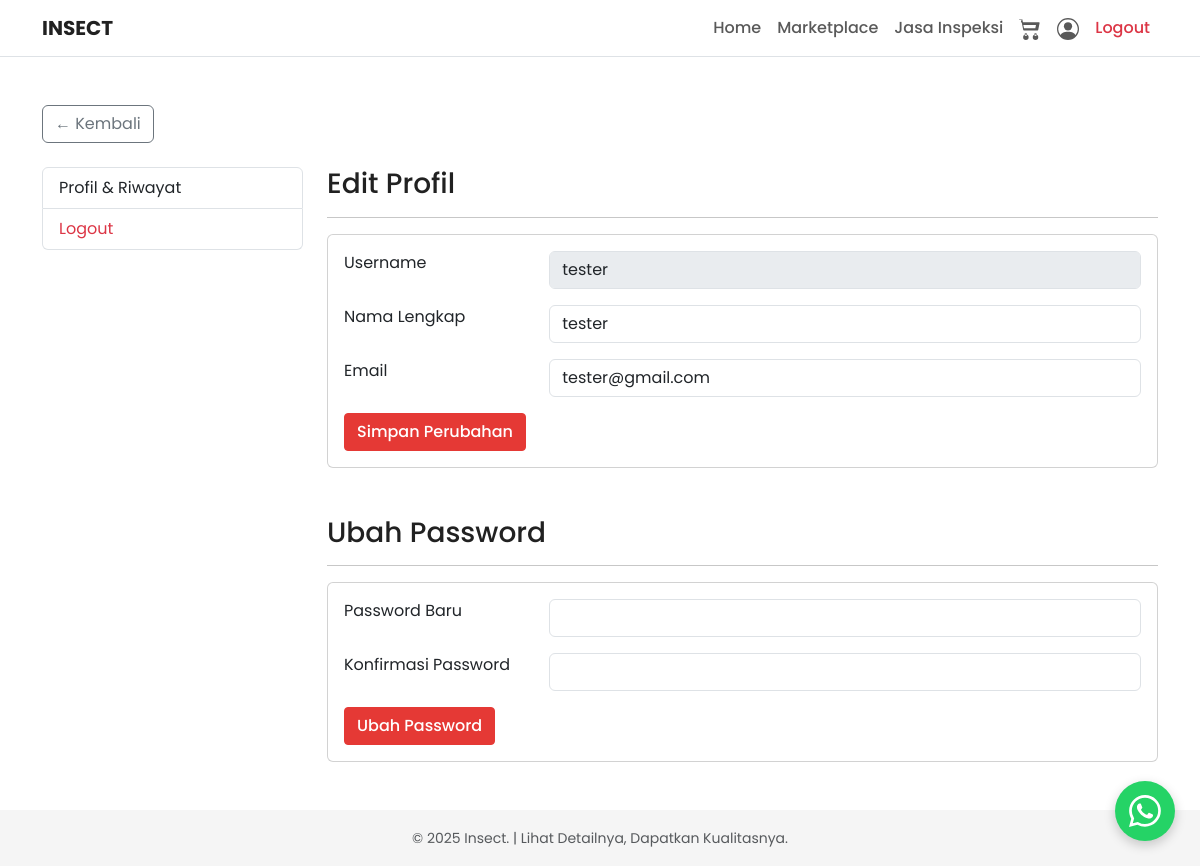
Screenshot of /edit_profil.php (signed in) with the database file from the repository.
### tables this page shows
CREATE TABLE `users` (
  `id` int(11) NOT NULL,
  `username` varchar(50) NOT NULL,
  `email` varchar(100) NOT NULL,
  `password_hash` varchar(255) NOT NULL,
  `full_name` varchar(100) DEFAULT NULL,
  `role` enum('user','admin') NOT NULL DEFAULT 'user'
);

### functions.php (called while the page is built, shortened)
<?php
function e($string) {
    return htmlspecialchars($string, ENT_QUOTES, 'UTF-8');
}

### edit_profil.php (the view, shortened to what this page needs)
<?php
require_once 'functions.php';
$user_id = $_SESSION['user_id'];
$stmt = $mysqli->prepare("SELECT username, email, full_name FROM users WHERE id = ?");
$stmt->bind_param("i", $user_id);
$stmt->execute();
$user = $stmt->get_result()->fetch_assoc();
include 'header.php';
?>
<div class="mb-4">
    <a href="javascript:history.back()" class="btn btn-outline-secondary">
        &leftarrow; Kembali
    </a>
</div>
<div class="row">
    <div class="col-md-3">
        <div class="list-group">
            <a href="akun.php" class="list-group-item list-group-item-action">Profil & Riwayat</a>
            <a href="logout.php" class="list-group-item list-group-item-action text-danger">Logout</a>
        </div>
    </div>
    <div class="col-md-9">
        <h3>Edit Profil</h3>
        <hr>
        <div class="card mb-4">
            <div class="card-body">
                <form action="edit_profil.php" method="post">
                    <div class="row mb-3">
                        <div class="col-sm-3"><label class="form-label">Username</label></div>
                        <div class="col-sm-9"><input type="text" class="form-control" value="<?php echo e($user['username']); ?>" disabled></div>
                    </div>
                    <div class="row mb-3">
                        <div class="col-sm-3"><label for="full_name" class="form-label">Nama Lengkap</label></div>
                        <div class="col-sm-9"><input type="text" class="form-control" name="full_name" id="full_name" value="<?php echo e($user['full_name']); ?>"></div>
                    </div>
                    <div class="row mb-3">
                        <div class="col-sm-3"><label for="email" class="form-label">Email</label></div>
                        <div class="col-sm-9"><input type="email" class="form-control" name="email" id="email" value="<?php echo e($user['email']); ?>"></div>
                    </div>
                    <button type="submit" name="update_profile" class="btn btn-accent">Simpan Perubahan</button>
                </form>
            </div>
        </div>
        <h3 class="mt-5">Ubah Password</h3>
        <hr>
        <div class="card">
            <div class="card-body">
                <form action="edit_profil.php" method="post">
                    <div class="row mb-3">
                        <div class="col-sm-3"><label for="new_password" class="form-label">Password Baru</label></div>
                        <div class="col-sm-9"><input type="password" class="form-control" name="new_password" id="new_password"></div>
                    </div>
                    <div class="row mb-3">
                        <div class="col-sm-3"><label for="confirm_password" class="form-label">Konfirmasi Password</label></div>
                        <div class="col-sm-9"><input type="password" class="form-control" name="confirm_password" id="confirm_password"></div>
                    </div>
                    <button type="submit" name="change_password" class="btn btn-accent">Ubah Password</button>
                </form>
            </div>
        </div>
    </div>
</div>
<?php include 'footer.php'; ?>

### assets/css/style.css (style rules this page uses)
:root { --accent-color: #E53935; --accent-color-hover: #C62828; --light-bg: #FFFFFF; --subtle-bg: #F5F5F5; --text-color: #212121; --border-color: #E0E0E0; }
body { background-color: var(--light-bg); color: var(--text-color); font-family: 'Poppins', sans-serif; display: flex; flex-direction: column; min-height: 100vh; }
.btn-accent { background-color: var(--accent-color); border-color: var(--accent-color); color: #FFFFFF; font-weight: 500; border-radius: 4px; transition: background-color 0.2s ease; }

### rows the page displays
users: username "tester", full_name "tester", email "tester@gmail.com"
